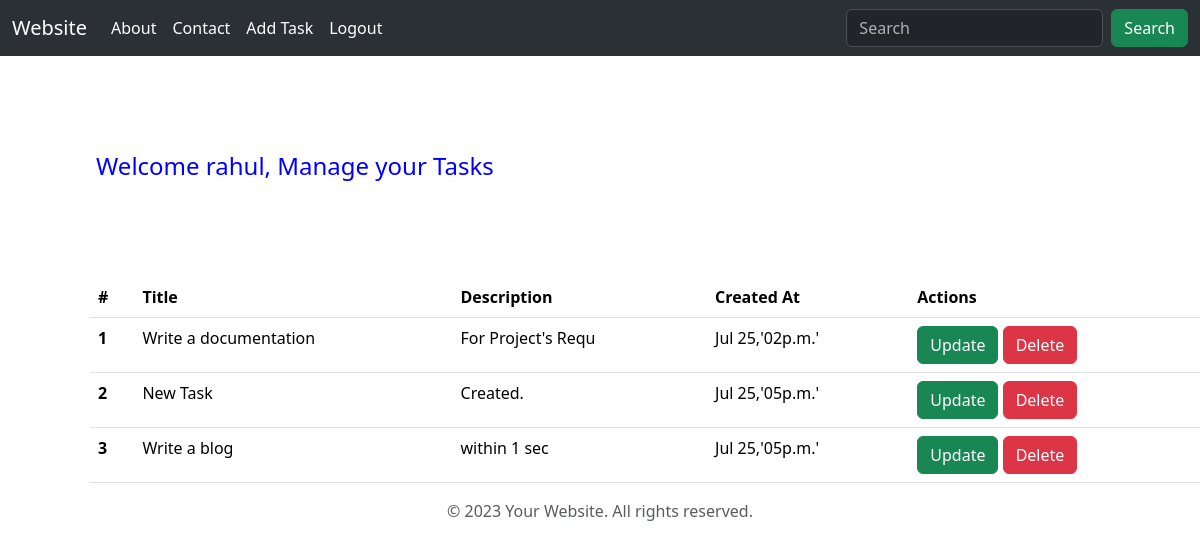
The app's page / (signed in) with its own data.
### module1/models.py (models this page shows, shortened)
class User(models.Model):
    name = models.CharField(max_length=80)
    email = models.EmailField(null=False, unique=True)
    gender = models.CharField(max_length=10)
    age = models.IntegerField()
    password = models.CharField(max_length=100)

class Task(models.Model):
    title = models.CharField(max_length=80)
    description = models.TextField()
    created_at = models.DateTimeField(auto_now=True)

### module1/views.py (the view)
# urls.py: path('',views.home , name="home"),
def home(request):
    if 'user_id' not in request.session:
        return redirect('login')
    user = User.objects.get(id=request.session['user_id'])
    tasks = Task.objects.all()
    return render(request,'home.html', {'tasks': tasks, 'user':user} )

### templates/home.html (shortened to what this page needs)
{% extends 'base.html' %}
{% load static %}
{% block content %}
    <h4 class="heading p-5 m-5">Welcome {{ user.name | lower }}, Manage your Tasks </h4>
<div class="container">
  <table class="table mx-5">
    <thead>
      <tr>
        <th scope="col">#</th>
        <th scope="col">Title</th>
        <th scope="col">Description</th>
        <th scope="col">Created At</th>
        <th scope="col">Actions</th>
      </tr>
    </thead>
    <tbody>
    {% for task in tasks %}
      <tr>
        <th scope="row">{{ forloop.counter }}</th>
        <td> {{ task.title }} </td>
        <td>{{ task.description | slice:":19"}}</td>
        <td>{{ task.created_at | date:"M y,'ha'" }}</td>
        <td>
          <a href ="{% url 'update_task' task.id %}" class=" btn btn-success" >Update </a>
          <a href ="{% url 'delete_task' task.id %}" class="btn btn-danger" >Delete </a>
        </td>
      </tr>
    {% endfor %}
    </tbody>
  </table>
</div>
{% endblock %}

### templates/base.html (shortened to what this page needs)
{% load static %}
<!DOCTYPE html>
<html lang="en">
<head>
    <link rel="stylesheet" href="{% static 'css/style.css' %}">
    <link rel="stylesheet" href="https://cdn.jsdelivr.net/npm/bootstrap@5.3.7/dist/css/bootstrap.min.css">
</head>
<body>
  <nav class="navbar navbar-expand-lg bg-body-tertiary" data-bs-theme="dark">
    <div class="container-fluid">
      <a class="navbar-brand" href="{% url 'home' %}">Website</a>
      <div class="collapse navbar-collapse" id="navbarSupportedContent">
        <ul class="navbar-nav me-auto mb-2 mb-lg-0">
          <li class="nav-item">
            <a class="nav-link active" aria-current="page" href="{% url 'about' %}">About</a>
          </li>
          <li class="nav-item">
            <a class="nav-link active" aria-current="page" href="{% url 'contact' %}">Contact</a>
          </li>
          <li class="nav-item">
            <a class="nav-link active" aria-current="page" href="{% url 'add_task' %}">Add Task</a>
          </li>
          <li class="nav-item">
            <a class="nav-link active" aria-current="page" href="{% url 'logout' %}">Logout</a>
          </li>
        </ul>
        <form method="get" class="d-flex" role="search" action="{% url 'course_list' %}">
          <input class="form-control me-2" name="q" type="search" placeholder="Search"
          value = "{{query }}" aria-label="Search"/>
          <button class="btn btn-success" type="submit">Search</button>
        </form>
      </div>
    </div>
  </nav>
  {% block content %}
  {% endblock %}
<footer>
    <div class="container text-center">
        <p class="text-muted">© 2023 Your Website. All rights reserved.</p>
    </div>
</footer>
</body>
</html>

### static/css/style.css (style rules this page uses)
.heading { color: blue; }

### records on screen
User: name "rahul"
Task: title "Write a documentation", description "For Project's Requ", created_at "Jul 25,'02p.m.'"
Task: title "New Task", description "Created.", created_at "Jul 25,'05p.m.'"
Task: title "Write a blog", description "within 1 sec", created_at "Jul 25,'05p.m.'"
